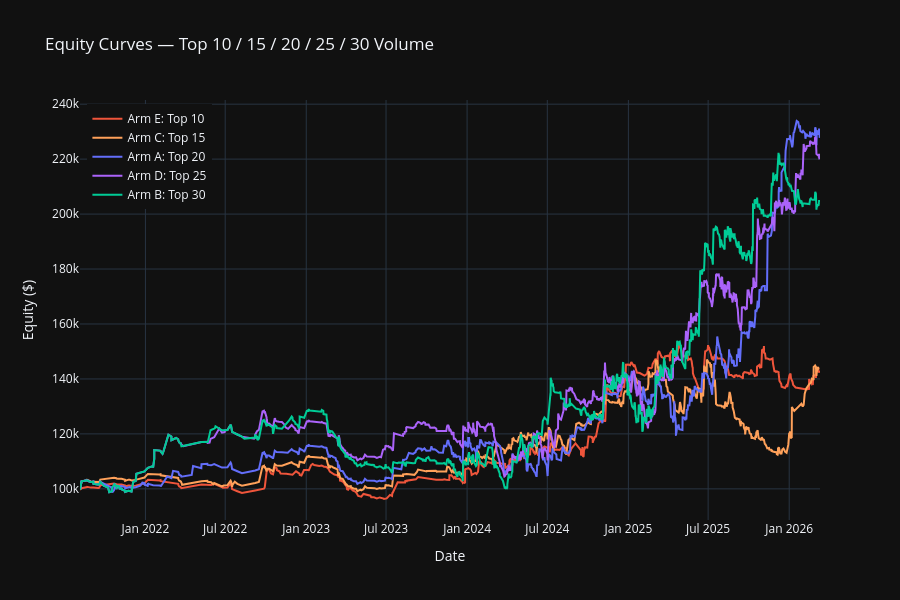

Notebook cell for this chart:
### Code cell
# --- Overlaid Equity Curves ---

fig = go.Figure()

for key, label, color in zip(ARM_KEYS, ARM_LABELS, ARM_COLORS):
    ts = all_trades[key].sort_values('close_date').copy()
    ts['cum_profit_abs'] = ts['profit_abs'].cumsum()
    ts['equity'] = STARTING_BALANCE + ts['cum_profit_abs']
    fig.add_trace(go.Scatter(
        x=ts['close_date'],
        y=ts['equity'],
        mode='lines',
        name=label,
        line=dict(color=color, width=2),
    ))

fig.update_layout(
    title='Equity Curves — Top 10 / 15 / 20 / 25 / 30 Volume',
    xaxis_title='Date',
    yaxis_title='Equity ($)',
    template=TEMPLATE,
    height=600,
    legend=dict(yanchor='top', y=0.99, xanchor='left', x=0.01),
)
fig.show()

### Figure 1 — Plotly figure (JSON) as saved in the notebook; plotly's stock layout.template omitted (floating-point values rounded to 4 significant figures; data arrays with more than 128 entries replaced by an {"elided": "..."} marker saying what was removed)
{"data": [{"line": {"color": "#EF553B", "width": 2}, "mode": "lines", "name": "Arm E: Top 10", "type": "scatter", "x": {"elided": "552 str values"}, "y": {"elided": "552 float values"}}, {"line": {"color": "#FFA15A", "width": 2}, "mode": "lines", "name": "Arm C: Top 15", "type": "scatter", "x": {"elided": "732 str values"}, "y": {"elided": "732 float values"}}, {"line": {"color": "#636EFA", "width": 2}, "mode": "lines", "name": "Arm A: Top 20", "type": "scatter", "x": {"elided": "913 str values"}, "y": {"elided": "913 float values"}}, {"line": {"color": "#AB63FA", "width": 2}, "mode": "lines", "name": "Arm D: Top 25", "type": "scatter", "x": {"elided": "1088 str values"}, "y": {"elided": "1088 float values"}}, {"line": {"color": "#00CC96", "width": 2}, "mode": "lines", "name": "Arm B: Top 30", "type": "scatter", "x": {"elided": "1214 str values"}, "y": {"elided": "1214 float values"}}], "layout": {"height": 600, "legend": {"x": 0.01, "xanchor": "left", "y": 0.99, "yanchor": "top"}, "title": {"text": "Equity Curves — Top 10 / 15 / 20 / 25 / 30 Volume"}, "xaxis": {"title": {"text": "Date"}}, "yaxis": {"title": {"text": "Equity ($)"}}}}
